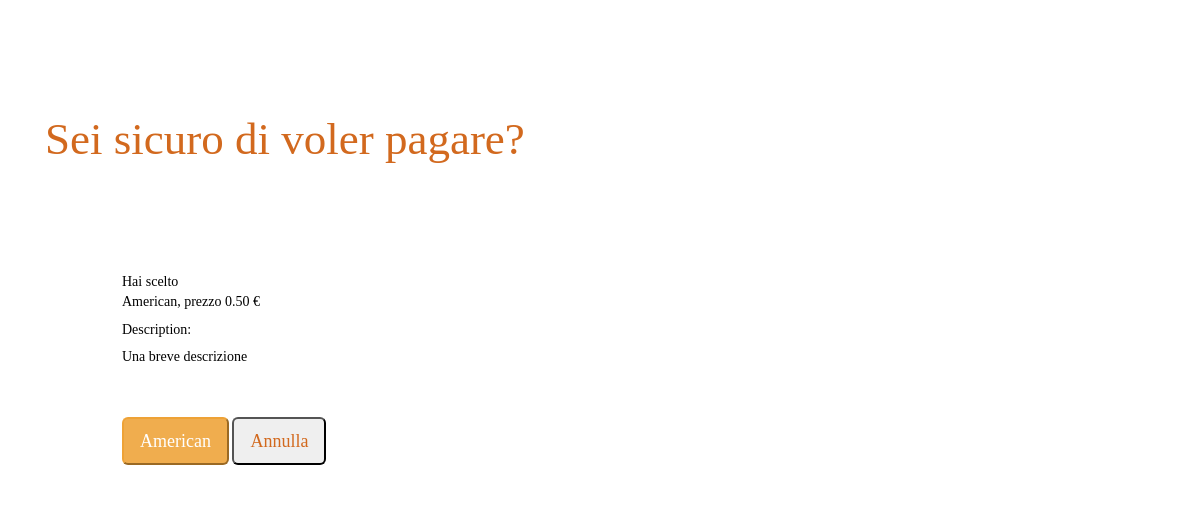
The page /coffee/American/payment/ on the database its author committed.
### coffee/models.py (models this page shows, shortened)
class CoffeeCapsule(models.Model):
    AMERICAN = 'American'
    ARABIAN = 'Arabian'
    COFFEE_CHOICES = (
        (AMERICAN, 'American'),
        (ARABIAN, 'Arabian'),
    )
    coffeeType = models.CharField('Type', choices=COFFEE_CHOICES, max_length=25)
    additionDate = models.DateTimeField('addition date', default=timezone.now)
    expirationDate = models.DateTimeField('expiration date')
    coffeeDescription = models.TextField('Description', max_length=200, help_text="Insert a brief product description")
    coffeePrice = models.DecimalField('Price', max_digits=4, decimal_places=2, default=0.50)
    coffeeQuantity = models.PositiveSmallIntegerField('Quantity', default=1, editable=True)
    def __str__(self):
        return str(self.coffeeType)

### coffee/views.py (the view)
# urls.py: path('<str:coffeeType>/payment/', views.payment, name='payment'),
def payment(request, coffeeType):
    capsules = CoffeeCapsule.objects.filter(coffeeType=coffeeType).order_by('additionDate')
    return render(request, 'coffee/payment.html', {'capsule': capsules[0]})

### coffee/templates/coffee/payment.html (shortened to what this page needs)
<!DOCTYPE html>
<html lang="en">
<head>
    {% load static %}
    <link href="{% static '/coffee/css/bootstrap.min.css' %}" rel="stylesheet" type="text/css">
    <link href="{% static '/coffee/css/custom.css' %}" rel="stylesheet">
</head>
<body>
<form action="{% url 'loginPage' capsule.coffeeType %}" method="post">
    <h1>Sei sicuro di voler pagare?</h1>
    <div class="container-fluid">
        <div class="paymentcss">Hai scelto <br>{{ capsule }}, prezzo {{ capsule.coffeePrice }} €
            <h5>Description: </h5>
            <p>{{ capsule.coffeeDescription }}</p>
        </div>
        <div class="paymentcss">
            <input type="submit" class="btn-warning btn-lg" name="coffeeType" value={{ capsule.coffeeType }}>
            <button type="button" class="btn-secondary btn-lg">
                <a class="nounderline" href="{% url 'index' %}">
                    Annulla
                </a>
            </button>
        </div>
    </div>
</form>
</body>
</html>

### coffee/static/coffee/css/custom.css (style rules this page uses)
body { padding-top: 50px; text-align: left; background-size: cover; background-repeat: no-repeat; }
h1 { text-align: left; font-family: Verdana; font-size: 45px; padding: 45px; color: chocolate; }
.paymentcss { text-align: left; font-family: Verdana; padding: 20px; color: black; margin-left: 45px; margin-right: 45px; }
.nounderline { text-decoration-color: white; text-decoration: none !important; text-line-through-color: white; color: chocolate; }
.container-fluid { margin-top: 3em; margin-left: 3em; margin-right: 55%; margin-bottom: 3em; }

### rows shown on the page
CoffeeCapsule: coffeeType "American", coffeePrice "0.50", coffeeDescription "Una breve descrizione"
